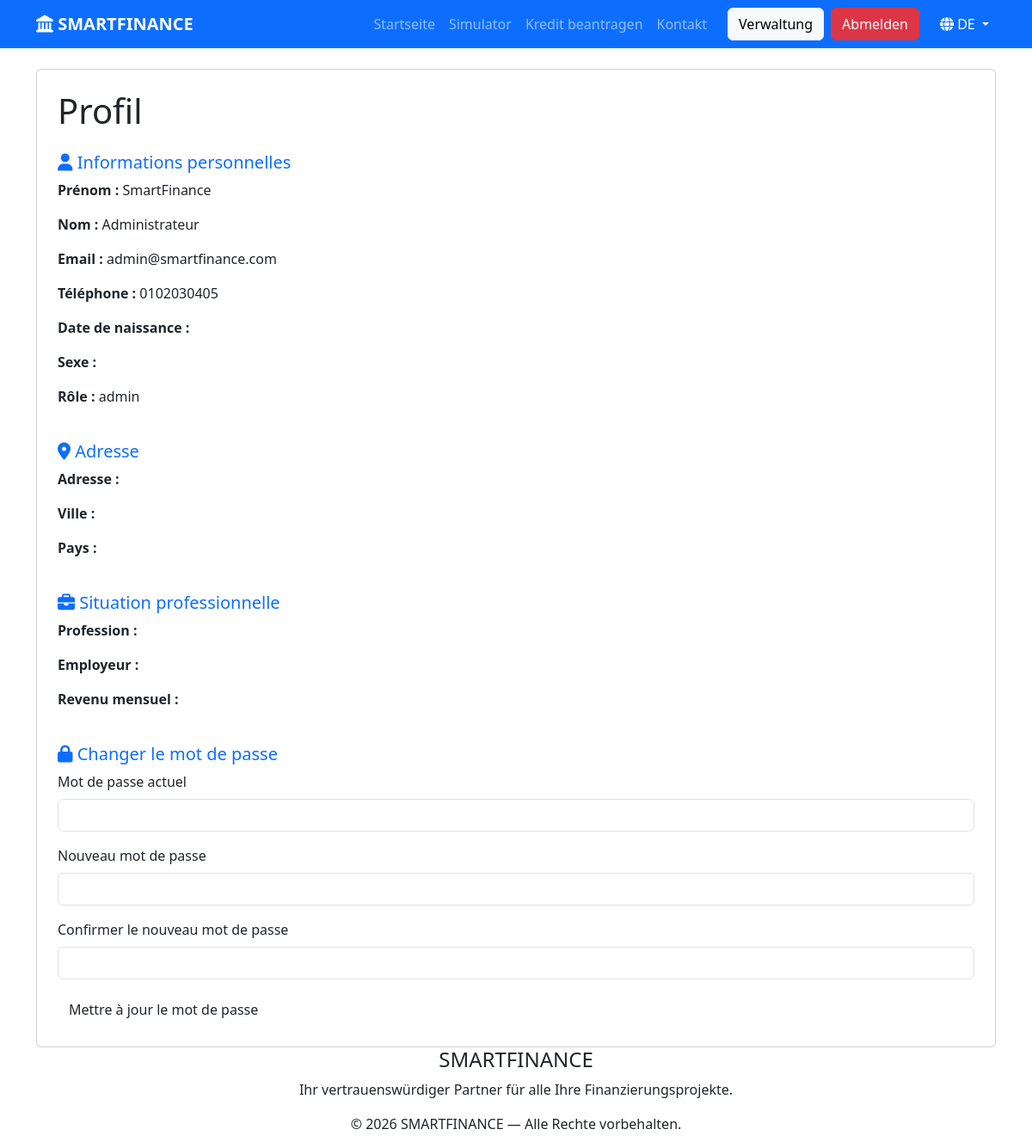
Page /profil.php (signed in) on the committed database.
### tables this page shows
CREATE TABLE `utilisateurs` (
  `id` int(11) NOT NULL,
  `nom` varchar(100) NOT NULL,
  `prenom` varchar(100) NOT NULL,
  `email` varchar(150) NOT NULL,
  `telephone` varchar(20) DEFAULT NULL,
  `mot_de_passe` varchar(255) NOT NULL,
  `role` enum('client','admin') DEFAULT 'client',
  `statut` enum('actif','inactif') DEFAULT 'actif',
  `date_creation` timestamp NOT NULL DEFAULT current_timestamp()
);

### config/fonctions.php (called while the page is built, shortened)
<?php
function e($valeur){
    return htmlspecialchars($valeur ?? '', ENT_QUOTES, 'UTF-8');
}
?>

### profil.php (the view, shortened to what this page needs)
<?php
require_once __DIR__ . '/config/config.php';
require_once __DIR__ . '/config/fonctions.php';
$stmt = $pdo->prepare('SELECT * FROM utilisateurs WHERE id = ?');
$stmt->execute([$_SESSION['user']['id']]);
$user = $stmt->fetch();
require_once __DIR__ . '/includes/header.php';
?>
<div class="container mt-4">
    <div class="card p-4">
        <h1>Profil</h1>
        <h5 class="mt-3 mb-2 text-primary"><i class="fas fa-user"></i> Informations personnelles</h5>
        <p><strong>Prénom :</strong> <?= e($user['prenom'] ?? '') ?></p>
        <p><strong>Nom :</strong> <?= e($user['nom'] ?? '') ?></p>
        <p><strong>Email :</strong> <?= e($user['email'] ?? '') ?></p>
        <p><strong>Téléphone :</strong> <?= e($user['telephone'] ?? '') ?></p>
        <p><strong>Date de naissance :</strong> <?= e($user['date_naissance'] ?? '') ?></p>
        <p><strong>Sexe :</strong> <?= e($user['sexe'] ?? '') ?></p>
        <p><strong>Rôle :</strong> <?= e($user['role'] ?? 'client') ?></p>
        <h5 class="mt-4 mb-2 text-primary"><i class="fas fa-location-dot"></i> Adresse</h5>
        <p><strong>Adresse :</strong> <?= e($user['adresse'] ?? '') ?></p>
        <p><strong>Ville :</strong> <?= e($user['ville'] ?? '') ?></p>
        <p><strong>Pays :</strong> <?= e($user['pays'] ?? '') ?></p>
        <h5 class="mt-4 mb-2 text-primary"><i class="fas fa-briefcase"></i> Situation professionnelle</h5>
        <p><strong>Profession :</strong> <?= e($user['profession'] ?? '') ?></p>
        <p><strong>Employeur :</strong> <?= e($user['employeur'] ?? '') ?></p>
        <p><strong>Revenu mensuel :</strong> <?= e($user['revenu'] ?? '') ?></p>
        <h5 class="mt-4 mb-2 text-primary"><i class="fas fa-lock"></i> Changer le mot de passe</h5>
        <form method="POST" autocomplete="off">
            <div class="mb-3">
                <label class="form-label">Mot de passe actuel</label>
                <input
                class="form-control"
                type="password"
                name="ancien_mot_de_passe"
                autocomplete="current-password"
                required>
            </div>
            <div class="mb-3">
                <label class="form-label">Nouveau mot de passe</label>
                <input
                class="form-control"
                type="password"
                name="nouveau_mot_de_passe"
                minlength="6"
                autocomplete="new-password"
                required>
            </div>
            <div class="mb-3">
                <label class="form-label">Confirmer le nouveau mot de passe</label>
                <input
                class="form-control"
                type="password"
                name="confirmation_mot_de_passe"
                minlength="6"
                autocomplete="new-password"
                required>
            </div>
            <button class="btn btn-smart" name="changer_mdp">
                Mettre à jour le mot de passe
            </button>
        </form>
    </div>
</div>
<?php require_once __DIR__ . '/includes/footer.php'; ?>

### rows in the picture
utilisateurs: prenom "SmartFinance", nom "Administrateur", email "admin@smartfinance.com", telephone "0102030405", role "admin"

### other values in the picture
t('nav_accueil') "Startseite"
t('nav_simulateur') "Simulator"
t('nav_demande') "Kredit beantragen"
t('nav_contact') "Kontakt"
t('nav_administration') "Verwaltung"
t('nav_deconnexion') "Abmelden"
$_SESSION['lang'] "DE"
t('footer_texte') "Ihr vertrauenswürdiger Partner für alle Ihre Finanzierungsprojekte."
t('footer_droits') "Alle Rechte vorbehalten."
